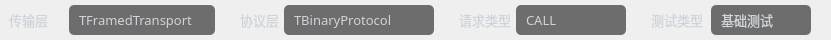
        <widget class="QWidget" name="horizontalWidget_2" native="true">
         <property name="minimumSize">
          <size>
           <width>0</width>
           <height>40</height>
          </size>
         </property>
         <property name="maximumSize">
          <size>
           <width>16777215</width>
           <height>40</height>
          </size>
         </property>
         <property name="font">
          <font>
           <stylestrategy>PreferAntialias</stylestrategy>
          </font>
         </property>
         <property name="styleSheet">
          <string notr="true">QComboBox{
	color:#ffffff;
	border:0px solid #8a8a8a;
	color: rgb(138, 138, 138);
	border-radius:5px;
	background-color: rgb(25, 25, 25, 155);
	padding-left:10px;
	
	font: 10pt &quot;OPPOSans B&quot;;
}


QComboBox:disabled{
	border:0px solid gray;
	color:gray;
}

QComboBox::drop-down{
	background:transparent;
}
QComboBox::down-arrow{
	image: url(:/lib/tree_open.png);
    width:20px;
	height:20px;
	margin-right: 10px;
}


QComboBox::down-arrow:enabled{
	color:#52DCFE;
}


QComboBox QAbstractItemView{
	font: 10pt &quot;OPPOSans B&quot;;
	outline: 0px solid gray;   /* 选定项的虚框 */
	border:1px solid #1e2d36;
	color:#ffffff;
	background-color:#1e2d36;
	selection-background-color:rgb(37, 84, 138);
	border-radius:0px;
	padding-bottom:2px;
	padding-top:2px;
}

QComboBox QAbstractItemView::item
{
	height:30px;
	font: 10pt &quot;OPPOSans B&quot;;
	border-radius:5px;
}

QComboBox QAbstractItemView::item:hover {
    color:rgb(255,255,255);
	background-color: rgb(37, 84, 138);
}
 
/* 下拉后，整个下拉窗体被选择的每项的样式 */
QComboBox QAbstractItemView::item:selected {
    color:rgb(255,255,255);
	background-color: rgb(37, 84, 138);
}
</string>
         </property>
         <layout class="QHBoxLayout" name="horizontalLayout_9">
          <property name="spacing">
           <number>5</number>
          </property>
          <property name="leftMargin">
           <number>9</number>
          </property>
          <property name="topMargin">
           <number>0</number>
          </property>
          <property name="rightMargin">
           <number>0</number>
          </property>
          <property name="bottomMargin">
           <number>0</number>
          </property>
          <item>
           <widget class="QLabel" name="label_5">
            <property name="minimumSize">
             <size>
              <width>55</width>
              <height>0</height>
             </size>
            </property>
            <property name="maximumSize">
             <size>
              <width>55</width>
              <height>16777215</height>
             </size>
            </property>
            <property name="font">
             <font>
              <family>OPPOSans B</family>
              <pointsize>10</pointsize>
              <stylestrategy>PreferAntialias</stylestrategy>
             </font>
            </property>
            <property name="styleSheet">
             <string notr="true">color:#ced4da;</string>
            </property>
            <property name="text">
             <string>传输层</string>
            </property>
           </widget>
          </item>
          <item>
           <widget class="QComboBox" name="comboBox_transport">
            <property name="minimumSize">
             <size>
              <width>50</width>
              <height>30</height>
             </size>
            </property>
            <property name="font">
             <font>
              <family>OPPOSans B</family>
              <pointsize>10</pointsize>
              <stylestrategy>PreferAntialias</stylestrategy>
             </font>
            </property>
            <property name="styleSheet">
             <string notr="true">color:#ced4da;</string>
            </property>
            <item>
             <property name="text">
              <string>TFramedTransport</string>
             </property>
            </item>
            <item>
             <property name="text">
              <string>TBufferedTransport</string>
             </property>
            </item>
           </widget>
          </item>
          <item>
           <spacer name="horizontalSpacer_10">
            <property name="font">
             <font>
              <stylestrategy>PreferAntialias</stylestrategy>
             </font>
            </property>
            <property name="orientation">
             <enum>Qt::Horizontal</enum>
            </property>
            <property name="sizeType">
             <enum>QSizePolicy::Fixed</enum>
            </property>
            <property name="sizeHint" stdset="0">
             <size>
              <width>20</width>
              <height>20</height>
             </size>
            </property>
           </spacer>
          </item>
          <item>
           <widget class="QLabel" name="label_8">
            <property name="maximumSize">
             <size>
              <width>40</width>
              <height>16777215</height>
             </size>
            </property>
            <property name="font">
             <font>
              <family>OPPOSans B</family>
              <pointsize>10</pointsize>
              <stylestrategy>PreferAntialias</stylestrategy>
             </font>
            </property>
            <property name="styleSheet">
             <string notr="true">color:#ced4da;</string>
            </property>
            <property name="text">
             <string>协议层</string>
            </property>
           </widget>
          </item>
          <item>
           <widget class="QComboBox" name="comboBox_protocol">
            <property name="minimumSize">
             <size>
              <width>150</width>
              <height>30</height>
             </size>
            </property>
            <property name="font">
             <font>
              <family>OPPOSans B</family>
              <pointsize>10</pointsize>
              <stylestrategy>PreferAntialias</stylestrategy>
             </font>
            </property>
            <property name="styleSheet">
             <string notr="true">color:#ced4da;</string>
            </property>
            <item>
             <property name="text">
              <string>TBinaryProtocol</string>
             </property>
            </item>
           </widget>
          </item>
          <item>
           <spacer name="horizontalSpacer_11">
            <property name="font">
             <font>
              <stylestrategy>PreferAntialias</stylestrategy>
             </font>
            </property>
            <property name="orientation">
             <enum>Qt::Horizontal</enum>
            </property>
            <property name="sizeType">
             <enum>QSizePolicy::Fixed</enum>
            </property>
            <property name="sizeHint" stdset="0">
             <size>
              <width>20</width>
              <height>20</height>
             </size>
            </property>
           </spacer>
          </item>
          <item>
           <widget class="QLabel" name="label_9">
            <property name="maximumSize">
             <size>
              <width>555555</width>
              <height>16777215</height>
             </size>
            </property>
            <property name="font">
             <font>
              <family>OPPOSans B</family>
              <pointsize>10</pointsize>
              <stylestrategy>PreferAntialias</stylestrategy>
             </font>
            </property>
            <property name="styleSheet">
             <string notr="true">color:#ced4da;</string>
            </property>
            <property name="text">
             <string>请求类型</string>
            </property>
           </widget>
          </item>
          <item>
           <widget class="QComboBox" name="comboBox_reqType">
            <property name="minimumSize">
             <size>
              <width>110</width>
              <height>30</height>
             </size>
            </property>
            <property name="font">
             <font>
              <family>OPPOSans B</family>
              <pointsize>10</pointsize>
              <stylestrategy>PreferAntialias</stylestrategy>
             </font>
            </property>
            <property name="styleSheet">
             <string notr="true">color:#ced4da;</string>
            </property>
            <property name="editable">
             <bool>false</bool>
            </property>
            <item>
             <property name="text">
              <string>CALL</string>
             </property>
            </item>
            <item>
             <property name="text">
              <string>ONEWAY</string>
             </property>
            </item>
           </widget>
          </item>
          <item>
           <spacer name="horizontalSpacer_16">
            <property name="font">
             <font>
              <stylestrategy>PreferAntialias</stylestrategy>
             </font>
            </property>
            <property name="orientation">
             <enum>Qt::Horizontal</enum>
            </property>
            <property name="sizeType">
             <enum>QSizePolicy::Fixed</enum>
            </property>
            <property name="sizeHint" stdset="0">
             <size>
              <width>20</width>
              <height>20</height>
             </size>
            </property>
           </spacer>
          </item>
          <item>
           <widget class="QLabel" name="label_14">
            <property name="minimumSize">
             <size>
              <width>55</width>
              <height>0</height>
             </size>
            </property>
            <property name="maximumSize">
             <size>
              <width>55</width>
              <height>16777215</height>
             </size>
            </property>
            <property name="font">
             <font>
              <family>OPPOSans B</family>
              <pointsize>10</pointsize>
              <stylestrategy>PreferAntialias</stylestrategy>
             </font>
            </property>
            <property name="styleSheet">
             <string notr="true">color:#ced4da;</string>
            </property>
            <property name="text">
             <string>测试类型</string>
            </property>
           </widget>
          </item>
          <item>
           <widget class="QComboBox" name="comboBox_testType">
            <property name="minimumSize">
             <size>
              <width>100</width>
              <height>30</height>
             </size>
            </property>
            <property name="font">
             <font>
              <family>OPPOSans B</family>
              <pointsize>10</pointsize>
              <stylestrategy>PreferAntialias</stylestrategy>
             </font>
            </property>
            <property name="styleSheet">
             <string notr="true">color:#ced4da;</string>
            </property>
            <item>
             <property name="text">
              <string>基础测试</string>
             </property>
            </item>
            <item>
             <property name="text">
              <string>性能测试</string>
             </property>
            </item>
           </widget>
          </item>
          <item>
           <spacer name="horizontalSpacer_9">
            <property name="font">
             <font>
              <stylestrategy>PreferAntialias</stylestrategy>
             </font>
            </property>
            <property name="orientation">
             <enum>Qt::Horizontal</enum>
            </property>
            <property name="sizeType">
             <enum>QSizePolicy::Expanding</enum>
            </property>
            <property name="sizeHint" stdset="0">
             <size>
              <width>20</width>
              <height>20</height>
             </size>
            </property>
           </spacer>
          </item>
         </layout>
        </widget>
